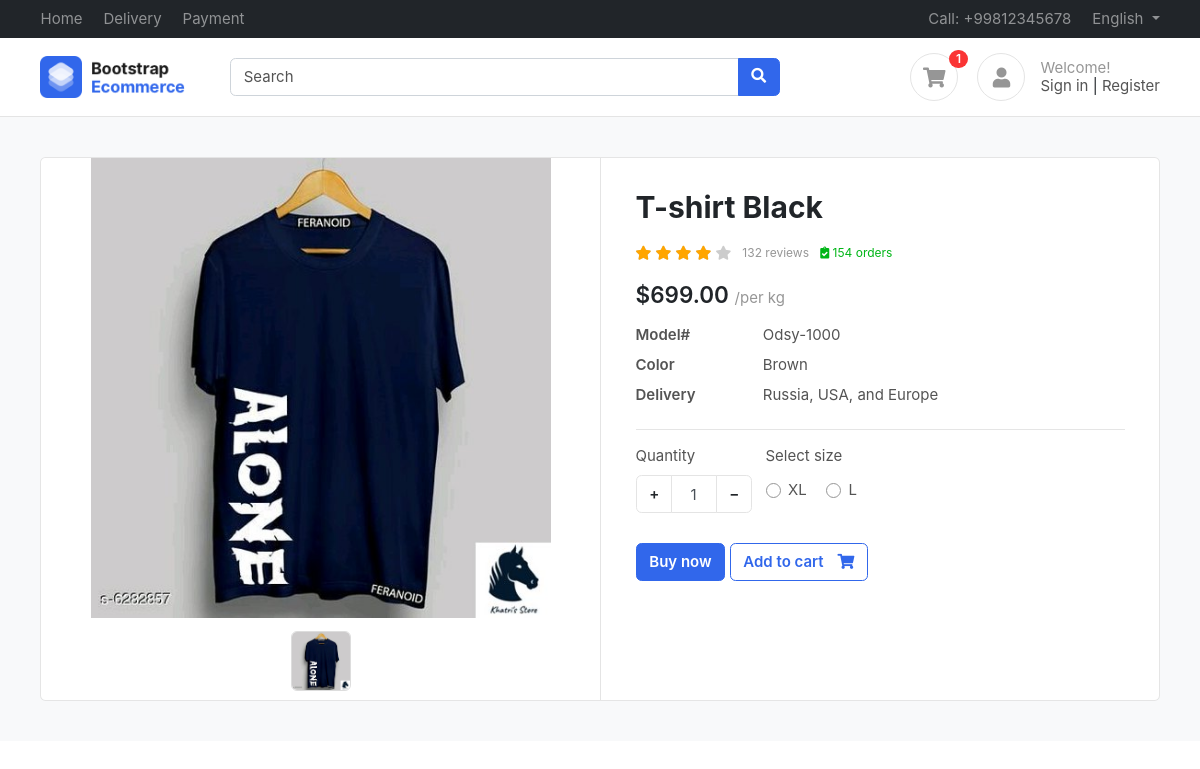
/product/t-shirt-black/ (signed in), run on the app's committed database.
### accounts/models.py (models this page shows)
class Profile(BaseModel):
    user = models.OneToOneField(User , on_delete=models.CASCADE , related_name="profile")
    is_email_verified = models.BooleanField(default=False)
    email_token = models.CharField(max_length=100 , null=True , blank=True)
    profile_image = models.ImageField(upload_to = 'profile')
    def get_cart_count(self):
        return CartItems.objects.filter(cart__is_paid = False, cart__user = self.user).count()

### products/models.py (models this page shows, shortened)
class Product(BaseModel):
    product_name = models.CharField(max_length=100)
    slug = models.SlugField(unique=True  , null=True , blank=True)
    category = models.ForeignKey(Category , on_delete=models.CASCADE , related_name="products")
    price = models.IntegerField()
    product_desription = models.TextField()
    color_variant = models.ManyToManyField(ColorVariant , blank=True)
    size_variant = models.ManyToManyField(SizeVariant , blank=True)

class ProductImage(BaseModel):
    product = models.ForeignKey(Product , on_delete=models.CASCADE , related_name="product_images")
    image =  models.ImageField(upload_to="product")

class SizeVariant(BaseModel):
    size_name = models.CharField(max_length=100)
    price = models.IntegerField(default=0)

### products/views.py (the view)
# urls.py: path('<slug>/' , get_product , name="get_product"),
def get_product(request, slug):
    print('******')
    print(request.user)
    print('******')
    print(request.user.profile.get_cart_count)
    try:
        product = get_object_or_404(Product, slug=slug)
        context = {'product': product}
        if request.GET.get('size'):
            size = request.GET.get('size')
            price = product.get_product_by_price(size)
            context['selected_size'] = size
            context['updated_price'] = price
            print(price)
        return render(request, 'product/product.html', context=context)
    except Exception as e:
        print(e)
        return HttpResponseNotFound('Product not found')

### templates/product/product.html (shortened to what this page needs)
{% extends "base/base.html" %}
{% block start %}
<section class="section-content padding-y bg">
    <div class="container">
    <div class="card">
        <div class="row no-gutters">
            <aside class="col-md-6">
                <article class="gallery-wrap">
                    <div class="img-big-wrap">
                        <div> <a href="#"><img src="/media/{{product.product_images.first.image}}"></a></div>
                    </div>
                    <div class="thumbs-wrap">
                        {% for image in product.product_images.all %}
                        <a href="#" class="item-thumb"> <img src="/media/{{image.image}}"></a>
                        {% endfor %}
                    </div>
                </article>
            </aside>
            <main class="col-md-6 border-left">
                <article class="content-body">
                    <h2 class="title">{{product.product_name}}</h2>
                    <div class="rating-wrap my-3">
                        <ul class="rating-stars">
                            <li style="width:80%" class="stars-active">
                                <i class="fa fa-star"></i> <i class="fa fa-star"></i>
                                <i class="fa fa-star"></i> <i class="fa fa-star"></i>
                            </li>
                            <li>
                                <i class="fa fa-star"></i> <i class="fa fa-star"></i>
                                <i class="fa fa-star"></i> <i class="fa fa-star"></i>
                                <i class="fa fa-star"></i>
                            </li>
                        </ul>
                        <small class="label-rating text-muted">132 reviews</small>
                        <small class="label-rating text-success"> <i class="fa fa-clipboard-check"></i> 154 orders </small>
                    </div>
                    <div class="mb-3">
                        <var class="price h4">
                            {% if updated_price %}
                            ${{ updated_price }}.00
                            {% else %}
                            ${{ product.price }}.00
                            {% endif %}
                        </var>
                        <span class="text-muted">/per kg</span>
                    </div>
                    <dl class="row">
                        <dt class="col-sm-3">Model#</dt>
                        <dd class="col-sm-9">Odsy-1000</dd>
                        <dt class="col-sm-3">Color</dt>
                        <dd class="col-sm-9">Brown</dd>
                        <dt class="col-sm-3">Delivery</dt>
                        <dd class="col-sm-9">Russia, USA, and Europe </dd>
                    </dl>
                    <hr>
                    <div class="form-row">
                        <div class="form-group col-md flex-grow-0">
                            <label>Quantity</label>
                            <div class="input-group mb-3 input-spinner">
                                <div class="input-group-prepend">
                                    <button class="btn btn-light" type="button" id="button-plus"> + </button>
                                </div>
                                <input type="text" class="form-control" value="1">
                                <div class="input-group-append">
                                    <button class="btn btn-light" type="button" id="button-minus"> − </button>
                                </div>
                            </div>
                        </div>
                        {% if product.size_variant.count %}
                        <div class="form-group col-md">
                            <label>Select size</label>
                            <div class="mt-1">
                                {% for size in product.size_variant.all %}
                                <label class="custom-control custom-radio custom-control-inline">
                                    <div class="custom-control-label">{{ size.size_name }}</div>
                                </label>
                                {% endfor %}
                            </div>
                        </div>
                        {% endif %}
                    </div>
                    <a href="#" class="btn btn-primary"> Buy now </a>
                    <a href="{% url 'add_to_cart' product.uid %}?variant={{selected_size}}" class="btn btn-outline-primary"> <span class="text">Add to cart</span> <i class="fas fa-shopping-cart"></i>  </a>
                </article>
            </main>
        </div>
    </div>
    </div>
</section>
{% endblock %}

### templates/base/base.html (shortened to what this page needs)
<!DOCTYPE HTML>
<html lang="en">
<head>
<link href="/media/css/bootstrap.css" rel="stylesheet" type="text/css"/>
<link href="/media/fonts/fontawesome/css/all.min.css" type="text/css" rel="stylesheet">
<link href="/media/css/ui.css" rel="stylesheet" type="text/css"/>
<link href="/media/css/responsive.css" rel="stylesheet" />
</head>
<body>
	<header class="section-header">
		<nav class="navbar navbar-dark navbar-expand p-0 bg-dark">
		<div class="container">
			<ul class="navbar-nav d-none d-md-flex mr-auto">
				<li class="nav-item"><a class="nav-link" href="#">Home</a></li>
				<li class="nav-item"><a class="nav-link" href="#">Delivery</a></li>
				<li class="nav-item"><a class="nav-link" href="#">Payment</a></li>
			</ul>
			<ul class="navbar-nav">
				<li class="nav-item"><a href="#" class="nav-link"> Call: +99812345678 </a></li>
				<li class="nav-item dropdown">
					 <a href="#" class="nav-link dropdown-toggle" data-toggle="dropdown"> English </a>
				</li>
			</ul>
		  </div>
		</nav>
		<section class="header-main border-bottom">
			<div class="container">
		<div class="row align-items-center">
			<div class="col-lg-2 col-4">
				<div class="brand-wrap">
					<img class="logo" src="images/logo.png">
				</div>
			</div>
			<div class="col-lg-6 col-sm-12">
				<form action="#" class="search">
					<div class="input-group w-100">
						<input type="text" class="form-control" placeholder="Search">
						<div class="input-group-append">
						  <button class="btn btn-primary" type="submit">
							<i class="fa fa-search"></i>
						  </button>
						</div>
					</div>
				</form>
			</div>
			<div class="col-lg-4 col-sm-6 col-8">
				<div class="widgets-wrap float-md-right">
					<div class="widget-header  mr-3">
						<a href="{% url 'cart' %}" class="icon icon-sm rounded-circle border"><i class="fa fa-shopping-cart"></i></a>
						<span class="badge badge-pill badge-danger notify">{{request.user.profile.get_cart_count}}</span>
					</div>
					<div class="widget-header icontext">
						<a href="#" class="icon icon-sm rounded-circle border"><i class="fa fa-user"></i></a>
						<div class="text">
							<span class="text-muted">Welcome!</span>
							<div>
								<a href="{% url 'login' %}">Sign in</a> |
								<a href="{% url 'register' %}"> Register</a>
							</div>
						</div>
					</div>
				</div>
			</div>
		</div>
			</div>
		</section>
		</header>
		{% block start %}
		{% endblock %}
        </body>
        </html>

### public/static/css/ui.css (style rules this page uses)
html { font-family: 'Inter', sans-serif; font-size: 15px; }
.content-body { flex: 1 1 auto; padding: 2rem 2.3rem; }
.icon-xs, .icon-sm, .icon-md, .icon-lg { display: inline-block; text-align: center; flex-shrink: 0; flex-grow: 0; }
.icon-sm { width: 48px; height: 48px; line-height: 48px; font-size: 20px; }
.padding-y { padding-top: 40px; padding-bottom: 40px; }
var { font-style: normal; }
article:after, .form-group:after { display: block; clear: both; content: ""; }
.bg { background-color: #f8f9fa; }
.card .title { color: #212529; }
.header-main { position: relative; padding-top: 1rem; padding-bottom: 1rem; }
.brand-wrap .logo, .navbar-brand .logo { margin-right: 7px; max-height: 42px; display: inline-block; }
.widget-header { display: inline-block; vertical-align: middle; position: relative; }
.widget-header a { color: #545454; }
.widget-header i { color: #969696; }
.widget-header .notify { position: absolute; top: -3px; right: -10px; }
.btn-light { background-color: #fff; border-color: #e4e4e4; }
.btn .text + i { margin-left: 10px; }
dl[class="row"] { margin-bottom: 0; }
.icontext { display: inline-flex; align-items: center; vertical-align: middle; }
.icontext .text { width: 100%; line-height: 1.2; color: #212529; }
.icontext .icon { position: relative; margin-right: 15px; flex-shrink: 0; flex-grow: 0; }
.notify { position: absolute; top: -4px; right: -10px; display: inline-block; padding: .25em .6em; font-size: 12px; line-height: 1; text-align: center; border-radius: 3rem; color: #fff; background-color: #fa3434; }
.price { font-weight: 600; color: #212529; }
.label-rating { margin-left: 7px; display: inline-block; vertical-align: middle; }
.rating-stars { display: inline-block; vertical-align: middle; list-style: none; margin: 0; padding: 0; position: relative; white-space: nowrap; clear: both; }
.rating-stars i { font-size: 14px; color: #ccc; display: inline; }
.rating-stars li { display: block; text-overflow: clip; white-space: nowrap; z-index: 1; }
.rating-stars li.stars-active { z-index: 2; position: absolute; top: 0; left: 0; overflow: hidden; }
.rating-stars li.stars-active i { color: orange; }
.input-spinner { width: 120px; flex-wrap: nowrap; display: inline-flex; }
.input-spinner input.form-control { text-align: center; max-width: 46px; flex-basis: 46px; border-color: #e4e4e4; flex-grow: 0; }
.input-spinner .btn { width: 36px; text-align: center; }
.gallery-wrap .img-big-wrap { margin-bottom: 10px; border-radius: 0.37rem; overflow: hidden; background-color: #fff; }
.gallery-wrap .img-big-wrap a { text-align: center; display: block; }
.gallery-wrap .img-big-wrap img { height: 460px; width: auto; display: inline-block; cursor: zoom-in; }
.gallery-wrap .thumbs-wrap { text-align: center; }
.gallery-wrap .thumbs-wrap .item-thumb { width: 60px; height: 60px; border: 1px solid #ddd; border-radius: 6px; margin: 3px; display: inline-block; overflow: hidden; }
.gallery-wrap .thumbs-wrap img { max-width: 100%; max-height: 100%; object-fit: cover; border-radius: 4px; cursor: zoom-in; }

### data on the page
Product: product_images.first.image (picture), product_name "T-shirt Black", price "699"
ProductImage: image (picture)
SizeVariant: size_name "XL"
SizeVariant: size_name "L"

### other printed values
{{ request.user.profile.get_cart_count }} "1"
